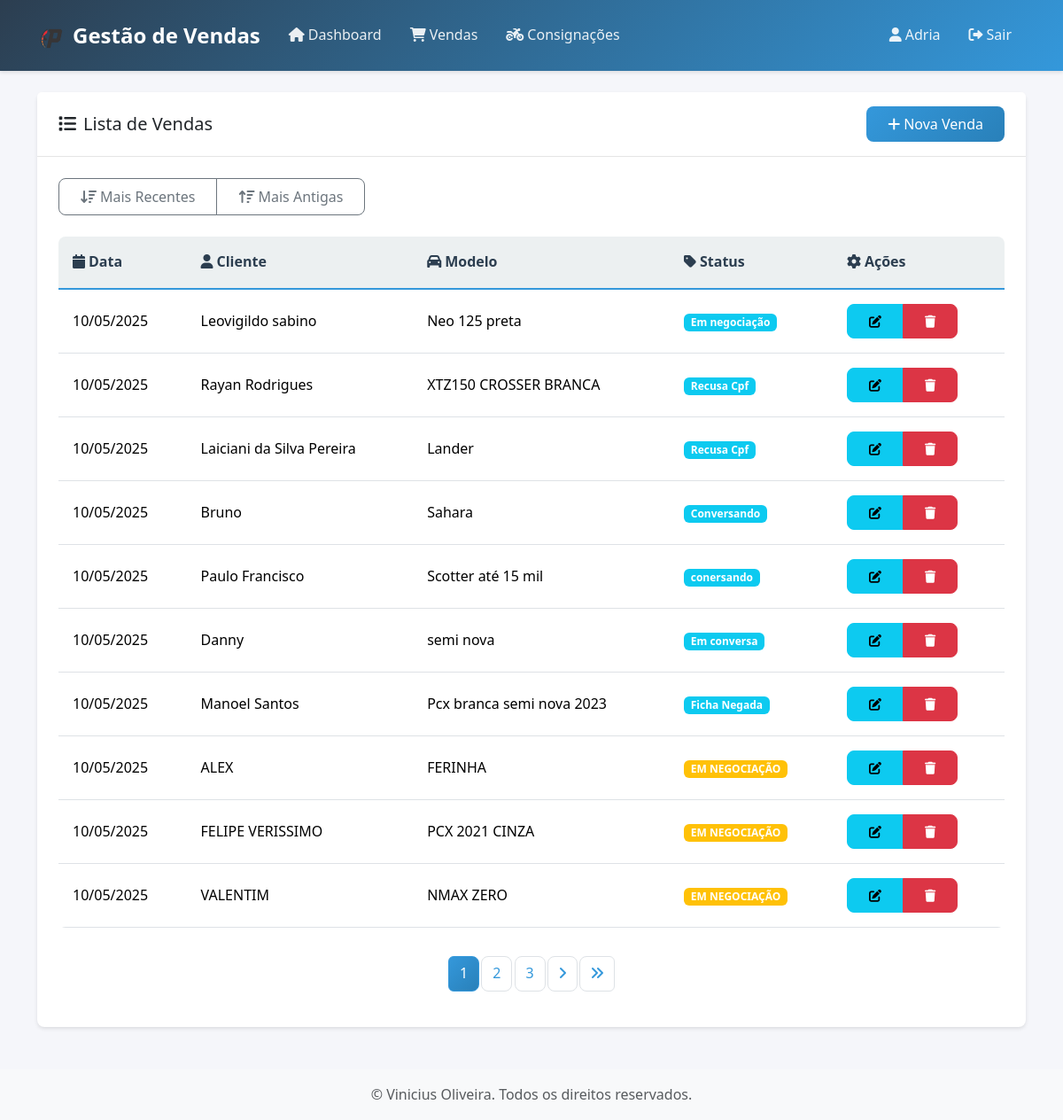
Screenshot of /vendas/ (signed in) with the database file from the repository.
### core/models.py (models this page shows, shortened)
class Venda(models.Model):
    ORIGEM_CHOICES = [
        ('LOJA', 'LOJA'),
        ('VENDEDOR', 'VENDEDOR'),
        ('CHATBOT', 'CHATBOT'),
        ('COCKPIT', 'COCKPIT'),
        ('INSTAGRAM', 'INSTAGRAM'),
        ('MONTEIRO', 'MONTEIRO'),
    ]
    FORMA_PAGAMENTO_CHOICES = [
        ('A VISTA', 'A VISTA'),
        ('A VISTA COM TROCA', 'A VISTA COM TROCA'),
        ('FINANCIAMENTO', 'FINANCIAMENTO'),
        ('FINANCIAMENTO COM TROCA', 'FINANCIAMENTO COM TROCA'),
        ('SEM INFORMAÇÃO', 'SEM INFORMAÇÃO'),
    ]
    STATUS_CHOICES = [
        ('VENDIDO', 'VENDIDO'),
        ('EM NEGOCIAÇÃO', 'EM NEGOCIAÇÃO'),
        ('RECUSA DE CRÉDITO', 'RECUSA DE CRÉDITO'),
        ('NEGOCIAÇÃO ENCERRADA', 'NEGOCIAÇÃO ENCERRADA'),
    ]
    nome_cliente = models.CharField(max_length=100, blank=True, null=True)
    contato = models.CharField(max_length=100, blank=True, null=True)
    origem = models.CharField(max_length=20, choices=ORIGEM_CHOICES, blank=True, null=True)
    modelo_interesse = models.CharField(max_length=100, blank=True, null=True)
    forma_pagamento = models.CharField(max_length=30, choices=FORMA_PAGAMENTO_CHOICES, blank=True, null=True)
    status = models.CharField(max_length=30, choices=STATUS_CHOICES, blank=True, null=True)
    observacoes = models.TextField(blank=True, null=True)
    data_atendimento = models.DateField(blank=True, null=True)
    vendedor = models.ForeignKey(User, on_delete=models.CASCADE, blank=True, null=True)
    is_consignacao = False  # Campo virtual, não armazenado no banco

### core/views.py (the view, shortened to what this page needs)
# urls.py: path('vendas/', views.VendaListView.as_view(), name='venda-list'),
class VendaListView(LoginRequiredMixin, ListView):
    model = Venda
    template_name = 'core/venda_list.html'
    context_object_name = 'vendas'
    paginate_by = 10
    def get_queryset(self):
        if is_master(self.request.user) or is_gerente(self.request.user):
            queryset = Venda.objects.all().select_related('vendedor')
        else:
            queryset = Venda.objects.filter(vendedor=self.request.user)
        vendedor_id = self.request.GET.get('vendedor')
        if vendedor_id and (is_master(self.request.user) or is_gerente(self.request.user)):
            queryset = queryset.filter(vendedor_id=vendedor_id)
        ordem = self.request.GET.get('ordem', '-data_atendimento')  # Padrão: mais recente primeiro
        if ordem == 'data_asc':
            queryset = queryset.order_by('data_atendimento')
        elif ordem == 'data_desc':
            queryset = queryset.order_by('-data_atendimento')
        elif ordem == 'vendedor_asc':
            queryset = queryset.order_by('vendedor__username')
        elif ordem == 'vendedor_desc':
            queryset = queryset.order_by('-vendedor__username')
        if is_master(self.request.user) or is_gerente(self.request.user):
            consignacoes_vendidas = Consignacao.objects.filter(status='VENDIDO').select_related('vendedor_responsavel')
            if vendedor_id:
                consignacoes_vendidas = consignacoes_vendidas.filter(vendedor_responsavel_id=vendedor_id)
        else:
            consignacoes_vendidas = Consignacao.objects.filter(
                status='VENDIDO',
                vendedor_responsavel=self.request.user
            ).select_related('vendedor_responsavel')
        vendas_lista = list(queryset)
        if ordem == 'data_asc':
            vendas_lista.sort(key=lambda x: x.data_atendimento or timezone.now().date())
        elif ordem == 'data_desc' or ordem == '-data_atendimento':
            vendas_lista.sort(key=lambda x: x.data_atendimento or timezone.now().date(), reverse=True)
        elif ordem == 'vendedor_asc':
            vendas_lista.sort(key=lambda x: x.vendedor.username if x.vendedor else '')
        elif ordem == 'vendedor_desc':
            vendas_lista.sort(key=lambda x: x.vendedor.username if x.vendedor else '', reverse=True)
        return vendas_lista
    def get_context_data(self, **kwargs):
        context = super().get_context_data(**kwargs)
        context['show_vendedor'] = is_master(self.request.user) or is_gerente(self.request.user)
        context['ordem_atual'] = self.request.GET.get('ordem', '-data_atendimento')
        if context['show_vendedor']:
            context['vendedores'] = User.objects.filter(groups__name='vendedores')
        vendedor_id = self.request.GET.get('vendedor')
        if vendedor_id:
            vendedor = User.objects.filter(id=vendedor_id).first()
            context['vendedor_selecionado'] = vendedor_id
            context['vendedor_nome'] = vendedor.get_full_name() or vendedor.username if vendedor else ''
        return context

### core/templates/core/venda_list.html (shortened to what this page needs)
{% extends 'core/base.html' %}
{% block content %}
<div class="card">
    <div class="card-header d-flex justify-content-between align-items-center">
        <h5 class="mb-0">
            <i class="fas fa-list me-2"></i>Lista de Vendas
        </h5>
        <a href="{% url 'venda-create' %}" class="btn btn-primary">
            <i class="fas fa-plus me-1"></i>Nova Venda
        </a>
    </div>
    <div class="card-body">
        <div class="row mb-4">
            <div class="col-md-6">
                <div class="btn-group" role="group">
                    <a href="?ordem=data_desc{% if vendedor_selecionado %}&vendedor={{ vendedor_selecionado }}{% endif %}"
                       class="btn btn-outline-secondary {% if ordem_atual == 'data_desc' %}active{% endif %}">
                        <i class="fas fa-sort-amount-down me-1"></i>Mais Recentes
                    </a>
                    <a href="?ordem=data_asc{% if vendedor_selecionado %}&vendedor={{ vendedor_selecionado }}{% endif %}"
                       class="btn btn-outline-secondary {% if ordem_atual == 'data_asc' %}active{% endif %}">
                        <i class="fas fa-sort-amount-up me-1"></i>Mais Antigas
                    </a>
                </div>
            </div>
        </div>
        {% if vendas %}
            <div class="table-responsive">
                <table class="table table-hover">
                    <thead>
                        <tr>
                            <th><i class="fas fa-calendar me-1"></i>Data</th>
                            <th><i class="fas fa-user me-1"></i>Cliente</th>
                            <th><i class="fas fa-car me-1"></i>Modelo</th>
                            <th><i class="fas fa-tag me-1"></i>Status</th>
                            <th><i class="fas fa-cog me-1"></i>Ações</th>
                        </tr>
                    </thead>
                    <tbody>
                        {% for venda in vendas %}
                            <tr {% if venda.is_consignacao %}class="table-success"{% endif %}>
                                <td>{{ venda.data_atendimento|date:"d/m/Y" }}</td>
                                <td>{{ venda.nome_cliente|default:"-" }}</td>
                                <td>
                                    {% if venda.is_consignacao %}
                                        <i class="fas fa-motorcycle me-1"></i>{{ venda.modelo_interesse|default:"-" }}
                                    {% else %}
                                        {{ venda.modelo_interesse|default:"-" }}
                                    {% endif %}
                                </td>
                                <td>
                                    {% if venda.status == 'VENDIDO' %}
                                        <span class="badge bg-success">VENDIDO</span>
                                    {% elif venda.status == 'EM NEGOCIAÇÃO' %}
                                        <span class="badge bg-warning">EM NEGOCIAÇÃO</span>
                                    {% elif venda.status == 'RECUSA DE CRÉDITO' %}
                                        <span class="badge bg-danger">RECUSA DE CRÉDITO</span>
                                    {% elif venda.status == 'NEGOCIAÇÃO ENCERRADA' %}
                                        <span class="badge bg-secondary">NEGOCIAÇÃO ENCERRADA</span>
                                    {% else %}
                                        <span class="badge bg-info">{{ venda.status }}</span>
                                    {% endif %}
                                </td>
                                <td>
                                    <div class="btn-group">
                                        {% if venda.is_consignacao %}
                                            {% with consignacao_id=venda.id|stringformat:"s"|slice:"1:" %}
                                            <a href="{% url 'consignacao-detail' consignacao_id %}" class="btn btn-sm btn-info">
                                                <i class="fas fa-eye"></i>
                                            </a>
                                            {% endwith %}
                                        {% else %}
                                            <a href="{% url 'venda-update' venda.id %}" class="btn btn-sm btn-info">
                                                <i class="fas fa-edit"></i>
                                            </a>
                                            <a href="{% url 'venda-delete' venda.id %}" class="btn btn-sm btn-danger">
                                                <i class="fas fa-trash"></i>
                                            </a>
                                        {% endif %}
                                    </div>
                                </td>
                            </tr>
                        {% endfor %}
                    </tbody>
                </table>
            </div>
            {% if is_paginated %}
                <nav aria-label="Navegação de páginas" class="mt-4">
                    <ul class="pagination justify-content-center">
                        {% for num in page_obj.paginator.page_range %}
                            {% if page_obj.number == num %}
                                <li class="page-item active">
                                    <span class="page-link">{{ num }}</span>
                                </li>
                            {% elif num > page_obj.number|add:'-3' and num < page_obj.number|add:'3' %}
                                <li class="page-item">
                                    <a class="page-link" href="?page={{ num }}{% if ordem_atual %}&ordem={{ ordem_atual }}{% endif %}{% if vendedor_selecionado %}&vendedor={{ vendedor_selecionado }}{% endif %}">{{ num }}</a>
                                </li>
                            {% endif %}
                        {% endfor %}
                        {% if page_obj.has_next %}
                            <li class="page-item">
                                <a class="page-link" href="?page={{ page_obj.next_page_number }}{% if ordem_atual %}&ordem={{ ordem_atual }}{% endif %}{% if vendedor_selecionado %}&vendedor={{ vendedor_selecionado }}{% endif %}">
                                    <i class="fas fa-angle-right"></i>
                                </a>
                            </li>
                            <li class="page-item">
                                <a class="page-link" href="?page={{ page_obj.paginator.num_pages }}{% if ordem_atual %}&ordem={{ ordem_atual }}{% endif %}{% if vendedor_selecionado %}&vendedor={{ vendedor_selecionado }}{% endif %}">
                                    <i class="fas fa-angle-double-right"></i>
                                </a>
                            </li>
                        {% endif %}
                    </ul>
                </nav>
            {% endif %}
        {% else %}
            <div class="alert alert-info">
                <i class="fas fa-info-circle me-2"></i>Nenhuma venda registrada.
            </div>
        {% endif %}
    </div>
</div>
{% endblock %}

### core/templates/core/base.html (shortened to what this page needs)
{% load static %}
<!DOCTYPE html>
<html lang="pt-br">
<head>
    <link href="https://cdn.jsdelivr.net/npm/bootstrap@5.3.2/dist/css/bootstrap.min.css" rel="stylesheet">
    <link rel="stylesheet" href="https://cdnjs.cloudflare.com/ajax/libs/font-awesome/6.0.0-beta3/css/all.min.css">
    <link href="{% static 'core/css/style.css' %}" rel="stylesheet">
</head>
<body>
    <nav class="navbar navbar-expand-lg navbar-dark">
        <div class="container">
            <a class="navbar-brand" href="{% url 'dashboard' %}">
                <img src="{% static 'core/contratos_html/images/logo.png' %}" alt="Logo Prado" style="height:32px; margin-right:8px; vertical-align:middle;">Gestão de Vendas
            </a>
            <div class="collapse navbar-collapse" id="navbarNav">
                <ul class="navbar-nav me-auto">
                    {% if user.is_authenticated %}
                        <li class="nav-item">
                            <a class="nav-link" href="{% url 'dashboard' %}">
                                <i class="fas fa-home me-1"></i>Dashboard
                            </a>
                        </li>
                        <li class="nav-item">
                            <a class="nav-link" href="{% url 'venda-list' %}">
                                <i class="fas fa-shopping-cart me-1"></i>Vendas
                            </a>
                        </li>
                        <li class="nav-item">
                            <a class="nav-link" href="{% url 'consignacao-list' %}">
                                <i class="fas fa-motorcycle me-1"></i>Consignações
                            </a>
                        </li>
                    {% endif %}
                </ul>
                <ul class="navbar-nav">
                    {% if user.is_authenticated %}
                        <li class="nav-item">
                            <span class="nav-link">
                                <i class="fas fa-user me-1"></i>{{ user.username }}
                            </span>
                        </li>
                        <li class="nav-item">
                            <form method="post" action="{% url 'logout' %}" style="display:inline;">
                                <button type="submit" class="nav-link btn btn-link" style="padding: 0; color: inherit;">
                                    <i class="fas fa-sign-out-alt me-1"></i>Sair
                                </button>
                            </form>
                        </li>
                    {% else %}
                        <li class="nav-item">
                            <a class="nav-link" href="{% url 'login' %}">
                                <i class="fas fa-sign-in-alt me-1"></i>Entrar
                            </a>
                        </li>
                    {% endif %}
                </ul>
            </div>
        </div>
    </nav>
    <div class="container mt-4">
        {% block content %}
        {% endblock %}
    </div>
    <footer class="footer mt-5 py-3 bg-light">
        <div class="container text-center">
            <span class="text-muted">© Vinicius Oliveira. Todos os direitos reservados.</span>
        </div>
    </footer>
</body>
</html>

### rows the page displays
Venda: data_atendimento "10/05/2025", nome_cliente "Leovigildo sabino", modelo_interesse "Neo 125 preta", status "Em negociação"
Venda: data_atendimento "10/05/2025", nome_cliente "Rayan Rodrigues", modelo_interesse "XTZ150 CROSSER BRANCA", status "Recusa Cpf"
Venda: data_atendimento "10/05/2025", nome_cliente "Laiciani da Silva Pereira", modelo_interesse "Lander", status "Recusa Cpf"
Venda: data_atendimento "10/05/2025", nome_cliente "Bruno", modelo_interesse "Sahara", status "Conversando"
Venda: data_atendimento "10/05/2025", nome_cliente "Paulo Francisco", modelo_interesse "Scotter até 15 mil", status "conersando"
Venda: data_atendimento "10/05/2025", nome_cliente "Danny", modelo_interesse "semi nova", status "Em conversa"
Venda: data_atendimento "10/05/2025", nome_cliente "Manoel Santos", modelo_interesse "Pcx branca semi nova 2023", status "Ficha Negada"
Venda: data_atendimento "10/05/2025", nome_cliente "ALEX", modelo_interesse "FERINHA", status "EM NEGOCIAÇÃO"
Venda: data_atendimento "10/05/2025", nome_cliente "FELIPE VERISSIMO", modelo_interesse "PCX 2021 CINZA", status "EM NEGOCIAÇÃO"
Venda: data_atendimento "10/05/2025", nome_cliente "VALENTIM", modelo_interesse "NMAX ZERO", status "EM NEGOCIAÇÃO"

### other values shown
{{ user.username }} "Adria"
{{ num }} "1"
{{ num }} "2" "3"
